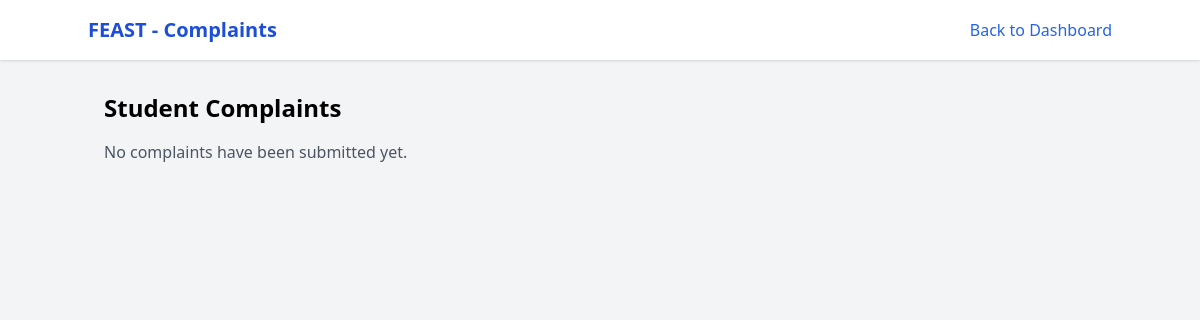
The page /college/complaints/ (signed in) on the database as committed earlier.
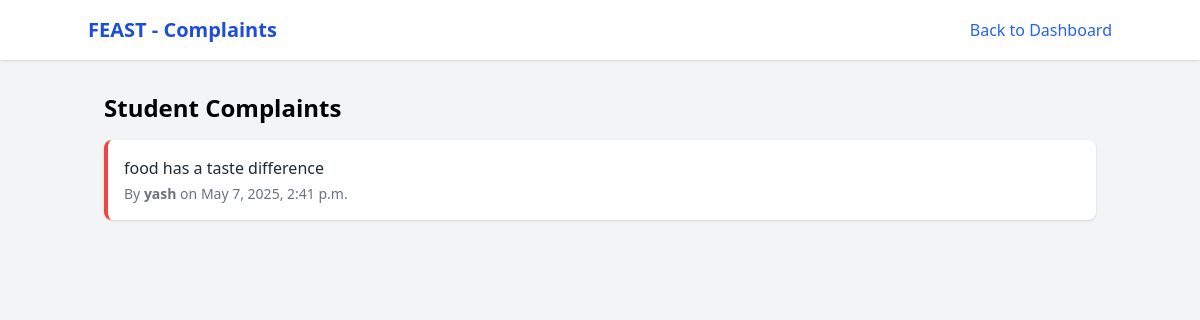
The same page on the database as committed later.
### feast/models.py (models this page shows, shortened)
class Complaint(models.Model):
    student = models.ForeignKey(User, on_delete=models.CASCADE, limit_choices_to={'user_type': 'student'})
    text = models.TextField()
    submitted_at = models.DateTimeField(auto_now_add=True)

class User(AbstractUser):
    USER_TYPES = [
        ('student', 'Student'),
        ('college_admin', 'College Admin'),
        ('admin', 'Admin'),
    ]
    user_type = models.CharField(max_length=20, choices=USER_TYPES, default='student')
    phone_number = models.CharField(max_length=15, blank=True, null=True)
    address = models.TextField(blank=True, null=True)
    expense = models.DecimalField(default=0, max_digits=10, decimal_places=2)
    groups = models.ManyToManyField(Group, related_name="custom_user_groups", blank=True)
    user_permissions = models.ManyToManyField(Permission, related_name="custom_user_permissions", blank=True)
    objects = CustomUserManager()

### feast/views.py (the view)
# urls.py: path('college/complaints/',view_complaints, name='view_complaints'),
@login_required
def view_complaints(request):
    complaints = Complaint.objects.all().order_by('-submitted_at')
    return render(request, 'view_complaints.html', {'complaints': complaints})

### templates/view_complaints.html (shortened to what this page needs)
{% load static %}
<!DOCTYPE html>
<html lang="en">
<head>
    <script src="https://cdn.tailwindcss.com"></script>
</head>
<body class="bg-gray-100 font-sans">
    <nav class="bg-white shadow p-4">
        <div class="flex justify-between items-center container mx-auto">
            <h1 class="text-xl font-bold text-blue-700">FEAST - Complaints</h1>
            <a href="{% url 'college_home' %}" class="text-blue-600 hover:underline">Back to Dashboard</a>
        </div>
    </nav>
    <div class="container mx-auto mt-8 px-4">
        <h2 class="text-2xl font-bold mb-4">Student Complaints</h2>
        {% if complaints %}
            <ul class="space-y-4">
                {% for complaint in complaints %}
                    <li class="bg-white p-4 rounded-lg shadow border-l-4 border-red-500">
                        <p class="text-gray-800">{{ complaint.text }}</p>
                        <p class="text-sm text-gray-500 mt-1">
                            By <strong>{{ complaint.student.username }}</strong> on {{ complaint.submitted_at|date:"F j, Y, g:i a" }}
                        </p>
                    </li>
                {% endfor %}
            </ul>
        {% else %}
            <p class="text-gray-600">No complaints have been submitted yet.</p>
        {% endif %}
    </div>
</body>
</html>

Rows that differ between the two databases and show on the page:
added Complaint: text "food has a taste difference", student.username "yash", submitted_at "May 7, 2025, 2:41 p.m."
Other text that changed with them:
text no longer shown: "No complaints have been submitted yet."
